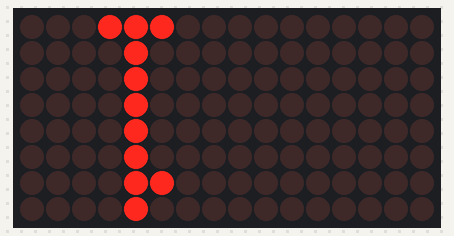
A sketch run on a simulated Arduino Uno, built with avr-gcc and run on an emulated ATmega328P. On the bench: 16×8 LED matrix.

Above: at 0.1 s.
At 1.1 s:
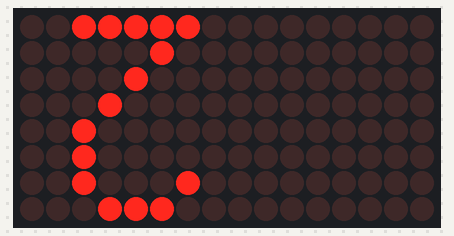
At 2.1 s:
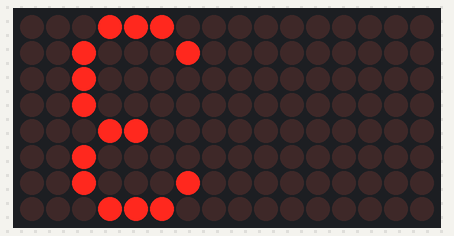
At 4.1 s:
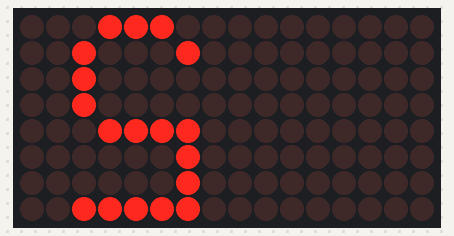
At 6.1 s:
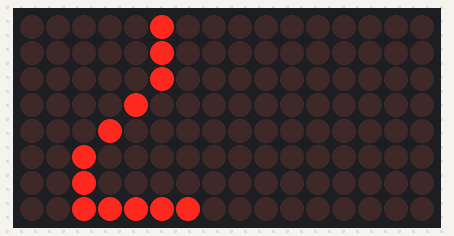
At 9.1 s:
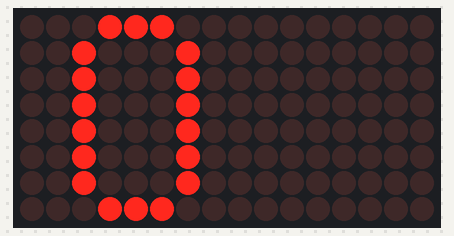

Measured:
- by itself, everything shown: repeats every 10.0 s, in 10 steps
- what the display in image 1 shows lasts 1.0 s, from 1.0 s to 2.0 s

The sketch:

MAX7219.ino
```cpp
#include "Arduino.h"
//We always have to include the library
#include "LedControl.h"

// Matrix code generator
// https://xantorohara.github.io/led-matrix-editor/#3810101010101810

/*
 Now we need a LedControl to work with.
 ***** These pin numbers will probably not work with your hardware *****
 pin 12 is connected to the DataIn
 pin 11 is connected to the CLK
 pin 10 is connected to LOAD
 We have only a single MAX72XX.
 */
LedControl lc=LedControl(11,13,10,2);

uint64_t IMAGES[] = {
  0x1c08080808080c08,
  0x3e0408102020221c,
  0x1c2220201820221c,
  0x20203e2224283020,
  0x1c2220201e02023e,
  0x1c2222221e02221c,
  0x040404081020203e,
  0x1c2222221c22221c,
  0x1c22203c2222221c,
  0x1c2222222222221c
};
int IMAGES_LEN = sizeof(IMAGES)/8;

void displayImage(int addr, uint64_t image) {
  for (int i = 0; i < 8; i++) {
    byte row = (image >> i * 8) & 0xFF;
    lc.setRow(addr, 7-i, row);
//  or
//    for (int j = 0; j < 8; j++) {
//      lc.setLed(addr, i, j, bitRead(row, j));
//    }
  }
}

/* we always wait a bit between updates of the display */
unsigned long delaytime=1000;

void setup() {
  /*
   The MAX72XX is in power-saving mode on startup,
   we have to do a wakeup call
   */
  lc.shutdown(0,false);
  lc.shutdown(1,false);
  /* Set the brightness to a medium values */
  lc.setIntensity(0,8);
  lc.setIntensity(1,8);
  /* and clear the display */
  lc.clearDisplay(0);
}

//void show(int addr, byte *a)
//{
//	for(int i=0; i<8; i++)
//		lc.setRow(addr, 7-i, a[i]);
//}
/*
 This method will display the characters for the
 word "Arduino" one after the other on the matrix.
 (you need at least 5x7 leds to see the whole chars)
 */
//void writeArduinoOnMatrix() {
//  /* here is the data for the characters */
//  byte a[5]={B01111110,B10001000,B10001000,B10001000,B01111110};
//  byte r[5]={B00111110,B00010000,B00100000,B00100000,B00010000};
//  byte d[5]={B00011100,B00100010,B00100010,B00010010,B11111110};
//  byte u[5]={B00111100,B00000010,B00000010,B00000100,B00111110};
//  byte i[5]={B00000000,B00100010,B10111110,B00000010,B00000000};
//  byte n[5]={B00111110,B00010000,B00100000,B00100000,B00011110};
//  byte o[5]={B00011100,B00100010,B00100010,B00100010,B00011100};
//
//  /* now display them one by one with a small delay */
//  show(0, a);
//  delay(delaytime);
//  show(0, r);
//  delay(delaytime);
//  show(0, d);
//  delay(delaytime);
//  show(0, u);
//  delay(delaytime);
//  show(0, i);
//  delay(delaytime);
//  show(0, n);
//  delay(delaytime);
//  show(0, o);
//  delay(delaytime);
//}

/*
  This function lights up a some Leds in a row.
 The pattern will be repeated on every row.
 The pattern will blink along with the row-number.
 row number 4 (index==3) will blink 4 times etc.
 */
void rows() {
  for(int row=3;row<8;row++) {
    lc.setRow(0,row,B10100000);
    delay(delaytime);
//    lc.setRow(1,row,B10110000);
//    delay(delaytime);
//    lc.setRow(0,row,(byte)0);
//    for(int i=0;i<row;i++) {
//      delay(delaytime);
//      lc.setRow(0,row,B10100000);
//      delay(delaytime);
//      lc.setRow(0,row,(byte)0);
//    }
  }
}

/*
  This function lights up a some Leds in a column.
 The pattern will be repeated on every column.
 The pattern will blink along with the column-number.
 column number 4 (index==3) will blink 4 times etc.
 */
void columns() {
  for(int col=0;col<8;col++) {
    delay(delaytime);
    lc.setColumn(0,col,B10100000);
    delay(delaytime);
    lc.setColumn(0,col,(byte)0);
    for(int i=0;i<col;i++) {
      delay(delaytime);
      lc.setColumn(0,col,B10100000);
      delay(delaytime);
      lc.setColumn(0,col,(byte)0);
    }
  }
}

/*
 This function will light up every Led on the matrix.
 The led will blink along with the row-number.
 row number 4 (index==3) will blink 4 times etc.
 */
void single() {
  for(int row=0;row<8;row++) {
    for(int col=0;col<8;col++) {
      delay(delaytime);
      lc.setLed(0,row,col,true);
      delay(delaytime);
      for(int i=0;i<col;i++) {
        lc.setLed(0,row,col,false);
        delay(delaytime);
        lc.setLed(0,row,col,true);
        delay(delaytime);
      }
    }
  }
}

void loop() {
  //writeArduinoOnMatrix();
  for(int i=0; i<IMAGES_LEN; i++) {
	  displayImage(0, IMAGES[i]);
      delay(delaytime);
  }
//  lc.clearDisplay(0);
//  rows();
//  lc.clearDisplay(0);
//  lc.clearDisplay(1);
//  columns();
//  single();
}
```
